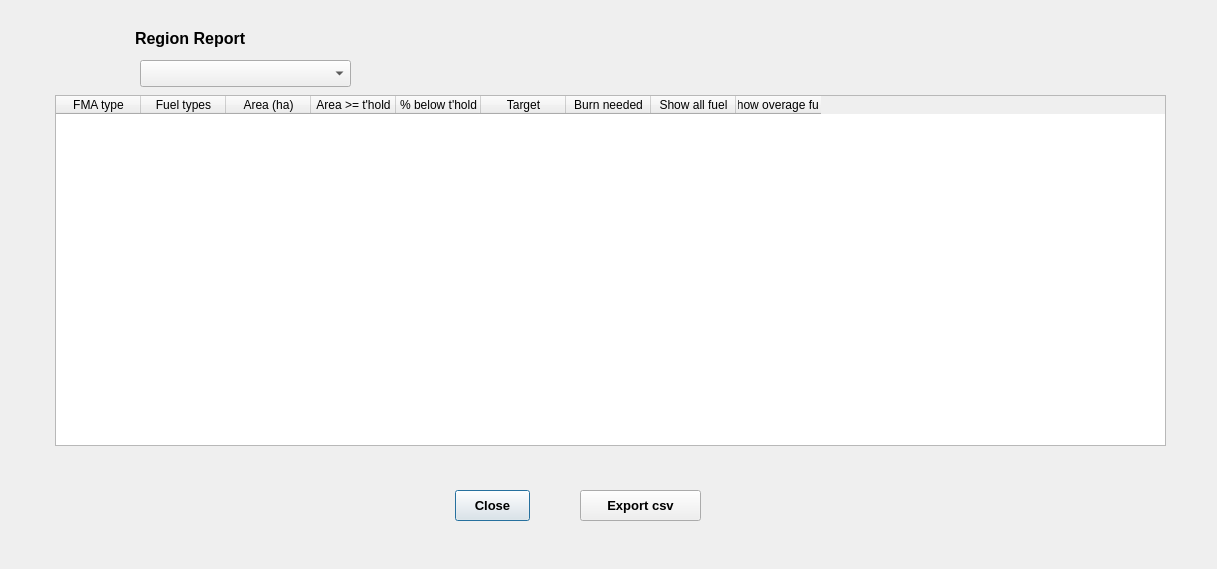
<?xml version="1.0" encoding="UTF-8"?>
<ui version="4.0">
 <class>SingleRegionReportDialog</class>
 <widget class="QDialog" name="SingleRegionReportDialog">
  <property name="geometry">
   <rect>
    <x>0</x>
    <y>0</y>
    <width>1217</width>
    <height>569</height>
   </rect>
  </property>
  <property name="sizePolicy">
   <sizepolicy hsizetype="Fixed" vsizetype="Preferred">
    <horstretch>0</horstretch>
    <verstretch>0</verstretch>
   </sizepolicy>
  </property>
  <property name="minimumSize">
   <size>
    <width>808</width>
    <height>0</height>
   </size>
  </property>
  <property name="windowTitle">
   <string>Region Report</string>
  </property>
  <property name="modal">
   <bool>false</bool>
  </property>
  <widget class="QLabel" name="label">
   <property name="geometry">
    <rect>
     <x>135</x>
     <y>25</y>
     <width>641</width>
     <height>26</height>
    </rect>
   </property>
   <property name="font">
    <font>
     <pointsize>12</pointsize>
     <weight>75</weight>
     <bold>true</bold>
    </font>
   </property>
   <property name="text">
    <string>Region Report</string>
   </property>
  </widget>
  <widget class="QTableWidget" name="tbl_fma_type">
   <property name="geometry">
    <rect>
     <x>55</x>
     <y>95</y>
     <width>1111</width>
     <height>351</height>
    </rect>
   </property>
   <property name="columnCount">
    <number>9</number>
   </property>
   <attribute name="horizontalHeaderDefaultSectionSize">
    <number>85</number>
   </attribute>
   <column>
    <property name="text">
     <string>FMA type</string>
    </property>
   </column>
   <column>
    <property name="text">
     <string>Fuel types</string>
    </property>
   </column>
   <column>
    <property name="text">
     <string>Area (ha)</string>
    </property>
   </column>
   <column>
    <property name="text">
     <string>Area &gt;= t'hold</string>
    </property>
   </column>
   <column>
    <property name="text">
     <string>% below t'hold</string>
    </property>
   </column>
   <column>
    <property name="text">
     <string>Target</string>
    </property>
   </column>
   <column>
    <property name="text">
     <string>Burn needed</string>
    </property>
   </column>
   <column>
    <property name="text">
     <string>Show all fuel</string>
    </property>
   </column>
   <column>
    <property name="text">
     <string>Show overage fuel</string>
    </property>
   </column>
  </widget>
  <widget class="QPushButton" name="btn_close">
   <property name="geometry">
    <rect>
     <x>455</x>
     <y>490</y>
     <width>75</width>
     <height>31</height>
    </rect>
   </property>
   <property name="font">
    <font>
     <pointsize>10</pointsize>
     <weight>75</weight>
     <bold>true</bold>
    </font>
   </property>
   <property name="text">
    <string>Close</string>
   </property>
  </widget>
  <widget class="QPushButton" name="btn_csv">
   <property name="geometry">
    <rect>
     <x>580</x>
     <y>490</y>
     <width>121</width>
     <height>31</height>
    </rect>
   </property>
   <property name="font">
    <font>
     <pointsize>10</pointsize>
     <weight>75</weight>
     <bold>true</bold>
    </font>
   </property>
   <property name="text">
    <string>Export csv</string>
   </property>
  </widget>
  <widget class="QComboBox" name="cbx_districts">
   <property name="geometry">
    <rect>
     <x>140</x>
     <y>60</y>
     <width>211</width>
     <height>27</height>
    </rect>
   </property>
  </widget>
 </widget>
 <resources/>
 <connections/>
</ui>
